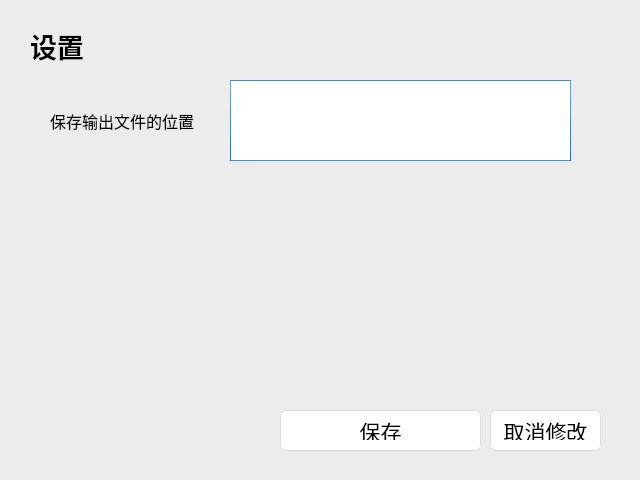
<?xml version="1.0" encoding="UTF-8"?>
<ui version="4.0">
 <class>SettingWindow</class>
 <widget class="QMainWindow" name="SettingWindow">
  <property name="geometry">
   <rect>
    <x>0</x>
    <y>0</y>
    <width>640</width>
    <height>480</height>
   </rect>
  </property>
  <property name="minimumSize">
   <size>
    <width>640</width>
    <height>480</height>
   </size>
  </property>
  <property name="maximumSize">
   <size>
    <width>640</width>
    <height>480</height>
   </size>
  </property>
  <property name="windowTitle">
   <string>MainWindow</string>
  </property>
  <property name="styleSheet">
   <string notr="true">/*
Aqua Style Sheet for QT Applications
Author: Jaime A. Quiroga P.
Company: GTRONICK
Last updated: 22/01/2019, 07:55.
Available at: https://github.com/GTRONICK/QSS/blob/master/Aqua.qss
*/
QMainWindow {
	background-color:#ececec;
}
QTextEdit {
	border-width: 1px;
	border-style: solid;
	border-color: qlineargradient(spread:pad, x1:0.5, y1:1, x2:0.5, y2:0, stop:0 rgba(0, 113, 255, 255), stop:1 rgba(91, 171, 252, 255));
}
QPlainTextEdit {
	border-width: 1px;
	border-style: solid;
	border-color: qlineargradient(spread:pad, x1:0.5, y1:1, x2:0.5, y2:0, stop:0 rgba(0, 113, 255, 255), stop:1 rgba(91, 171, 252, 255));
}
QToolButton {
	border-style: solid;
	border-top-color: qlineargradient(spread:pad, x1:0.5, y1:1, x2:0.5, y2:0, stop:0 rgb(215, 215, 215), stop:1 rgb(222, 222, 222));
	border-right-color: qlineargradient(spread:pad, x1:0, y1:0.5, x2:1, y2:0.5, stop:0 rgb(217, 217, 217), stop:1 rgb(227, 227, 227));
	border-left-color: qlineargradient(spread:pad, x1:0, y1:0.5, x2:1, y2:0.5, stop:0 rgb(227, 227, 227), stop:1 rgb(217, 217, 217));
	border-bottom-color: qlineargradient(spread:pad, x1:0.5, y1:1, x2:0.5, y2:0, stop:0 rgb(215, 215, 215), stop:1 rgb(222, 222, 222));
	border-width: 1px;
	border-radius: 5px;
	color: rgb(0,0,0);
	padding: 2px;
	background-color: rgb(255,255,255);
}
QToolButton:hover{
	border-style: solid;
	border-top-color: qlineargradient(spread:pad, x1:0.5, y1:1, x2:0.5, y2:0, stop:0 rgb(195, 195, 195), stop:1 rgb(222, 222, 222));
	border-right-color: qlineargradient(spread:pad, x1:0, y1:0.5, x2:1, y2:0.5, stop:0 rgb(197, 197, 197), stop:1 rgb(227, 227, 227));
	border-left-color: qlineargradient(spread:pad, x1:0, y1:0.5, x2:1, y2:0.5, stop:0 rgb(227, 227, 227), stop:1 rgb(197, 197, 197));
	border-bottom-color: qlineargradient(spread:pad, x1:0.5, y1:1, x2:0.5, y2:0, stop:0 rgb(195, 195, 195), stop:1 rgb(222, 222, 222));
	border-width: 1px;
	border-radius: 5px;
	color: rgb(0,0,0);
	padding: 2px;
	background-color: rgb(255,255,255);
}
QToolButton:pressed{
	border-style: solid;
	border-top-color: qlineargradient(spread:pad, x1:0.5, y1:1, x2:0.5, y2:0, stop:0 rgb(215, 215, 215), stop:1 rgb(222, 222, 222));
	border-right-color: qlineargradient(spread:pad, x1:0, y1:0.5, x2:1, y2:0.5, stop:0 rgb(217, 217, 217), stop:1 rgb(227, 227, 227));
	border-left-color: qlineargradient(spread:pad, x1:0, y1:0.5, x2:1, y2:0.5, stop:0 rgb(227, 227, 227), stop:1 rgb(217, 217, 217));
	border-bottom-color: qlineargradient(spread:pad, x1:0.5, y1:1, x2:0.5, y2:0, stop:0 rgb(215, 215, 215), stop:1 rgb(222, 222, 222));
	border-width: 1px;
	border-radius: 5px;
	color: rgb(0,0,0);
	padding: 2px;
	background-color: rgb(142,142,142);
}
QPushButton{
	border-style: solid;
	border-top-color: qlineargradient(spread:pad, x1:0.5, y1:1, x2:0.5, y2:0, stop:0 rgb(215, 215, 215), stop:1 rgb(222, 222, 222));
	border-right-color: qlineargradient(spread:pad, x1:0, y1:0.5, x2:1, y2:0.5, stop:0 rgb(217, 217, 217), stop:1 rgb(227, 227, 227));
	border-left-color: qlineargradient(spread:pad, x1:0, y1:0.5, x2:1, y2:0.5, stop:0 rgb(227, 227, 227), stop:1 rgb(217, 217, 217));
	border-bottom-color: qlineargradient(spread:pad, x1:0.5, y1:1, x2:0.5, y2:0, stop:0 rgb(215, 215, 215), stop:1 rgb(222, 222, 222));
	border-width: 1px;
	border-radius: 5px;
	color: rgb(0,0,0);
	font: 16pt &quot;Microsoft YaHei UI&quot;;
	padding: 10px;
	background-color: rgb(255,255,255);
}
QPushButton::default{
	border-style: solid;
	border-top-color: qlineargradient(spread:pad, x1:0.5, y1:1, x2:0.5, y2:0, stop:0 rgb(215, 215, 215), stop:1 rgb(222, 222, 222));
	border-right-color: qlineargradient(spread:pad, x1:0, y1:0.5, x2:1, y2:0.5, stop:0 rgb(217, 217, 217), stop:1 rgb(227, 227, 227));
	border-left-color: qlineargradient(spread:pad, x1:0, y1:0.5, x2:1, y2:0.5, stop:0 rgb(227, 227, 227), stop:1 rgb(217, 217, 217));
	border-bottom-color: qlineargradient(spread:pad, x1:0.5, y1:1, x2:0.5, y2:0, stop:0 rgb(215, 215, 215), stop:1 rgb(222, 222, 222));
	border-width: 1px;
	border-radius: 5px;
	color: rgb(0,0,0);
	font: 16pt &quot;Microsoft YaHei UI&quot;;
	padding: 10px;
	background-color: rgb(255,255,255);
}
QPushButton:hover{
	border-style: solid;
	border-top-color: qlineargradient(spread:pad, x1:0.5, y1:1, x2:0.5, y2:0, stop:0 rgb(195, 195, 195), stop:1 rgb(222, 222, 222));
	border-right-color: qlineargradient(spread:pad, x1:0, y1:0.5, x2:1, y2:0.5, stop:0 rgb(197, 197, 197), stop:1 rgb(227, 227, 227));
	border-left-color: qlineargradient(spread:pad, x1:0, y1:0.5, x2:1, y2:0.5, stop:0 rgb(227, 227, 227), stop:1 rgb(197, 197, 197));
	border-bottom-color: qlineargradient(spread:pad, x1:0.5, y1:1, x2:0.5, y2:0, stop:0 rgb(195, 195, 195), stop:1 rgb(222, 222, 222));
	border-width: 1px;
	border-radius: 5px;
	color: rgb(0,0,0);
	padding: 2px;
	background-color: rgb(255,255,255);
}
QPushButton:pressed{
	border-style: solid;
	border-top-color: qlineargradient(spread:pad, x1:0.5, y1:1, x2:0.5, y2:0, stop:0 rgb(215, 215, 215), stop:1 rgb(222, 222, 222));
	border-right-color: qlineargradient(spread:pad, x1:0, y1:0.5, x2:1, y2:0.5, stop:0 rgb(217, 217, 217), stop:1 rgb(227, 227, 227));
	border-left-color: qlineargradient(spread:pad, x1:0, y1:0.5, x2:1, y2:0.5, stop:0 rgb(227, 227, 227), stop:1 rgb(217, 217, 217));
	border-bottom-color: qlineargradient(spread:pad, x1:0.5, y1:1, x2:0.5, y2:0, stop:0 rgb(215, 215, 215), stop:1 rgb(222, 222, 222));
	border-width: 1px;
	border-radius: 5px;
	color: rgb(0,0,0);
	padding: 2px;
	background-color: rgb(142,142,142);
}
QPushButton:disabled{
	border-style: solid;
	border-top-color: qlineargradient(spread:pad, x1:0.5, y1:1, x2:0.5, y2:0, stop:0 rgb(215, 215, 215), stop:1 rgb(222, 222, 222));
	border-right-color: qlineargradient(spread:pad, x1:0, y1:0.5, x2:1, y2:0.5, stop:0 rgb(217, 217, 217), stop:1 rgb(227, 227, 227));
	border-left-color: qlineargradient(spread:pad, x1:0, y1:0.5, x2:1, y2:0.5, stop:0 rgb(227, 227, 227), stop:1 rgb(217, 217, 217));
	border-bottom-color: qlineargradient(spread:pad, x1:0.5, y1:1, x2:0.5, y2:0, stop:0 rgb(215, 215, 215), stop:1 rgb(222, 222, 222));
	border-width: 1px;
	border-radius: 5px;
	color: #808086;
	padding: 2px;
	background-color: rgb(142,142,142);
}
QLineEdit {
	border-width: 1px; border-radius: 4px;
	border-style: solid;
	border-color: qlineargradient(spread:pad, x1:0.5, y1:1, x2:0.5, y2:0, stop:0 rgba(0, 113, 255, 255), stop:1 rgba(91, 171, 252, 255));
}
QLabel {
	color: #000000;
}
QLCDNumber {
	color: rgb(0, 113, 255, 255);
}
QProgressBar {
	text-align: center;
	color: rgb(240, 240, 240);
	border-width: 1px; 
	border-radius: 10px;
	border-color: rgb(230, 230, 230);
	border-style: solid;
	background-color:rgb(207,207,207);
}
QProgressBar::chunk {
	background-color: qlineargradient(spread:pad, x1:0.5, y1:1, x2:0.5, y2:0, stop:0 rgba(49, 147, 250, 255), stop:1 rgba(34, 142, 255, 255));
	border-radius: 10px;
}
QMenuBar {
	background-color: qlineargradient(spread:pad, x1:0.5, y1:1, x2:0.5, y2:0, stop:0 rgba(207, 209, 207, 255), stop:1 rgba(230, 229, 230, 255));
}
QMenuBar::item {
	color: #000000;
  	spacing: 3px;
  	padding: 1px 4px;
	background-color: qlineargradient(spread:pad, x1:0.5, y1:1, x2:0.5, y2:0, stop:0 rgba(207, 209, 207, 255), stop:1 rgba(230, 229, 230, 255));
}

QMenuBar::item:selected {
  	background-color: qlineargradient(spread:pad, x1:0.5, y1:1, x2:0.5, y2:0, stop:0 rgba(0, 113, 255, 255), stop:1 rgba(91, 171, 252, 255));
	color: #FFFFFF;
}
QMenu::item:selected {
	border-style: solid;
	border-top-color: transparent;
	border-right-color: transparent;
	border-left-color: qlineargradient(spread:pad, x1:0.5, y1:1, x2:0.5, y2:0, stop:0 rgba(0, 113, 255, 255), stop:1 rgba(91, 171, 252, 255));
	border-bottom-color: transparent;
	border-left-width: 2px;
	color: #000000;
	padding-left:15px;
	padding-top:4px;
	padding-bottom:4px;
	padding-right:7px;
}
QMenu::item {
	border-style: solid;
	border-top-color: transparent;
	border-right-color: transparent;
	border-left-color: transparent;
	border-bottom-color: transparent;
	border-bottom-width: 1px;
	color: #000000;
	padding-left:17px;
	padding-top:4px;
	padding-bottom:4px;
	padding-right:7px;
}
QTabWidget {
	color:rgb(0,0,0);
	background-color:#000000;
}
QTabWidget::pane {
		border-color: rgb(223,223,223);
		background-color:rgb(226,226,226);
		border-style: solid;
		border-width: 2px;
    	border-radius: 6px;
}
QTabBar::tab:first {
	border-style: solid;
	border-left-width:1px;
	border-right-width:0px;
	border-top-width:1px;
	border-bottom-width:1px;
	border-top-color: rgb(209,209,209);
	border-left-color: qlineargradient(spread:pad, x1:0.5, y1:1, x2:0.5, y2:0, stop:0 rgba(209, 209, 209, 209), stop:1 rgba(229, 229, 229, 229));
	border-bottom-color: rgb(229,229,229);
	border-top-left-radius: 4px;
	border-bottom-left-radius: 4px;
	color: #000000;
	padding: 3px;
	margin-left:0px;
	background-color: qlineargradient(spread:pad, x1:0.5, y1:1, x2:0.5, y2:0, stop:0 rgba(247, 247, 247, 255), stop:1 rgba(255, 255, 255, 255));
}
QTabBar::tab:last {
	border-style: solid;
	border-width:1px;
	border-top-color: rgb(209,209,209);
	border-left-color: qlineargradient(spread:pad, x1:0.5, y1:1, x2:0.5, y2:0, stop:0 rgba(209, 209, 209, 209), stop:1 rgba(229, 229, 229, 229));
	border-right-color: qlineargradient(spread:pad, x1:0.5, y1:1, x2:0.5, y2:0, stop:0 rgba(209, 209, 209, 209), stop:1 rgba(229, 229, 229, 229));
	border-bottom-color: rgb(229,229,229);
	border-top-right-radius: 4px;
	border-bottom-right-radius: 4px;
	color: #000000;
	padding: 3px;
	margin-left:0px;
	background-color: qlineargradient(spread:pad, x1:0.5, y1:1, x2:0.5, y2:0, stop:0 rgba(247, 247, 247, 255), stop:1 rgba(255, 255, 255, 255));
}
QTabBar::tab {
	border-style: solid;
	border-top-width:1px;
	border-bottom-width:1px;
	border-left-width:1px;
	border-top-color: rgb(209,209,209);
	border-left-color: qlineargradient(spread:pad, x1:0.5, y1:1, x2:0.5, y2:0, stop:0 rgba(209, 209, 209, 209), stop:1 rgba(229, 229, 229, 229));
	border-bottom-color: rgb(229,229,229);
	color: #000000;
	padding: 3px;
	margin-left:0px;
	background-color: qlineargradient(spread:pad, x1:0.5, y1:1, x2:0.5, y2:0, stop:0 rgba(247, 247, 247, 255), stop:1 rgba(255, 255, 255, 255));
}
QTabBar::tab:selected, QTabBar::tab:last:selected, QTabBar::tab:hover {
  	border-style: solid;
  	border-left-width:1px;
	border-right-color: transparent;
	border-top-color: rgb(209,209,209);
	border-left-color: qlineargradient(spread:pad, x1:0.5, y1:1, x2:0.5, y2:0, stop:0 rgba(209, 209, 209, 209), stop:1 rgba(229, 229, 229, 229));
	border-bottom-color: rgb(229,229,229);
	color: #FFFFFF;
	padding: 3px;
	margin-left:0px;
	background-color: qlineargradient(spread:pad, x1:0.5, y1:1, x2:0.5, y2:0, stop:0 rgba(0, 113, 255, 255), stop:1 rgba(91, 171, 252, 255));
}

QTabBar::tab:selected, QTabBar::tab:first:selected, QTabBar::tab:hover {
  	border-style: solid;
  	border-left-width:1px;
  	border-bottom-width:1px;
  	border-top-width:1px;
	border-right-color: transparent;
	border-top-color: rgb(209,209,209);
	border-left-color: qlineargradient(spread:pad, x1:0.5, y1:1, x2:0.5, y2:0, stop:0 rgba(209, 209, 209, 209), stop:1 rgba(229, 229, 229, 229));
	border-bottom-color: rgb(229,229,229);
	color: #FFFFFF;
	padding: 3px;
	margin-left:0px;
	background-color: qlineargradient(spread:pad, x1:0.5, y1:1, x2:0.5, y2:0, stop:0 rgba(0, 113, 255, 255), stop:1 rgba(91, 171, 252, 255));
}

QCheckBox {
	color: #000000;
	padding: 2px;
}
QCheckBox:disabled {
	color: #808086;
	padding: 2px;
}

QCheckBox:hover {
	border-radius:4px;
	border-style:solid;
	padding-left: 1px;
	padding-right: 1px;
	padding-bottom: 1px;
	padding-top: 1px;
	border-width:1px;
	border-color: transparent;
}
QCheckBox::indicator:checked {

	height: 10px;
	width: 10px;
	border-style:solid;
	border-width: 1px;
	border-color: qlineargradient(spread:pad, x1:0.5, y1:1, x2:0.5, y2:0, stop:0 rgba(0, 113, 255, 255), stop:1 rgba(91, 171, 252, 255));
	color: #000000;
	background-color: qlineargradient(spread:pad, x1:0.5, y1:1, x2:0.5, y2:0, stop:0 rgba(0, 113, 255, 255), stop:1 rgba(91, 171, 252, 255));
}
QCheckBox::indicator:unchecked {

	height: 10px;
	width: 10px;
	border-style:solid;
	border-width: 1px;
	border-color: qlineargradient(spread:pad, x1:0.5, y1:1, x2:0.5, y2:0, stop:0 rgba(0, 113, 255, 255), stop:1 rgba(91, 171, 252, 255));
	color: #000000;
}
QRadioButton {
	color: 000000;
	padding: 1px;
}
QRadioButton::indicator:checked {
	height: 10px;
	width: 10px;
	border-style:solid;
	border-radius:5px;
	border-width: 1px;
	border-color: qlineargradient(spread:pad, x1:0.5, y1:1, x2:0.5, y2:0, stop:0 rgba(0, 113, 255, 255), stop:1 rgba(91, 171, 252, 255));
	color: #a9b7c6;
	background-color: qlineargradient(spread:pad, x1:0.5, y1:1, x2:0.5, y2:0, stop:0 rgba(0, 113, 255, 255), stop:1 rgba(91, 171, 252, 255));
}
QRadioButton::indicator:!checked {
	height: 10px;
	width: 10px;
	border-style:solid;
	border-radius:5px;
	border-width: 1px;
	border-color: qlineargradient(spread:pad, x1:0.5, y1:1, x2:0.5, y2:0, stop:0 rgba(0, 113, 255, 255), stop:1 rgba(91, 171, 252, 255));
	color: #a9b7c6;
	background-color: transparent;
}
QStatusBar {
	color:#027f7f;
}
QSpinBox {
	border-style: solid;
	border-width: 1px;
	border-color: qlineargradient(spread:pad, x1:0.5, y1:1, x2:0.5, y2:0, stop:0 rgba(0, 113, 255, 255), stop:1 rgba(91, 171, 252, 255));
}
QDoubleSpinBox {
	border-style: solid;
	border-width: 1px;
	border-color: qlineargradient(spread:pad, x1:0.5, y1:1, x2:0.5, y2:0, stop:0 rgba(0, 113, 255, 255), stop:1 rgba(91, 171, 252, 255));
}
QTimeEdit {
	border-style: solid;
	border-width: 1px;
	border-color: qlineargradient(spread:pad, x1:0.5, y1:1, x2:0.5, y2:0, stop:0 rgba(0, 113, 255, 255), stop:1 rgba(91, 171, 252, 255));
}
QDateTimeEdit {
	border-style: solid;
	border-width: 1px;
	border-color: qlineargradient(spread:pad, x1:0.5, y1:1, x2:0.5, y2:0, stop:0 rgba(0, 113, 255, 255), stop:1 rgba(91, 171, 252, 255));
}
QDateEdit {
	border-style: solid;
	border-width: 1px;
	border-color: qlineargradient(spread:pad, x1:0.5, y1:1, x2:0.5, y2:0, stop:0 rgba(0, 113, 255, 255), stop:1 rgba(91, 171, 252, 255));
}

QToolBox {
	color: #a9b7c6;
	background-color:#000000;
}
QToolBox::tab {
	color: #a9b7c6;
	background-color:#000000;
}
QToolBox::tab:selected {
	color: #FFFFFF;
	background-color:#000000;
}
QScrollArea {
	color: #FFFFFF;
	background-color:#000000;
}
QSlider::groove:horizontal {
	height: 5px;
	background-color: qlineargradient(spread:pad, x1:0.5, y1:1, x2:0.5, y2:0, stop:0 rgba(49, 147, 250, 255), stop:1 rgba(34, 142, 255, 255));
}
QSlider::groove:vertical {
	width: 5px;
	background-color: qlineargradient(spread:pad, x1:0.5, y1:1, x2:0.5, y2:0, stop:0 rgba(49, 147, 250, 255), stop:1 rgba(34, 142, 255, 255));
}
QSlider::handle:horizontal {
	background: rgb(253,253,253);
	border-style: solid;
	border-width: 1px;
	border-color: rgb(207,207,207);
	width: 12px;
	margin: -5px 0;
	border-radius: 7px;
}
QSlider::handle:vertical {
	background: rgb(253,253,253);
	border-style: solid;
	border-width: 1px;
	border-color: rgb(207,207,207);
	height: 12px;
	margin: 0 -5px;
	border-radius: 7px;
}
QSlider::add-page:horizontal {
    background: rgb(181,181,181);
}
QSlider::add-page:vertical {
    background: rgb(181,181,181);
}
QSlider::sub-page:horizontal {
    background-color: qlineargradient(spread:pad, x1:0.5, y1:1, x2:0.5, y2:0, stop:0 rgba(49, 147, 250, 255), stop:1 rgba(34, 142, 255, 255));
}
QSlider::sub-page:vertical {
    background-color: qlineargradient(spread:pad, y1:0.5, x1:1, y2:0.5, x2:0, stop:0 rgba(49, 147, 250, 255), stop:1 rgba(34, 142, 255, 255));
}
QScrollBar:horizontal {
	max-height: 20px;
	border: 1px transparent grey;
	margin: 0px 20px 0px 20px;
}
QScrollBar:vertical {
	max-width: 20px;
	border: 1px transparent grey;
	margin: 20px 0px 20px 0px;
}
QScrollBar::handle:horizontal {
	background: rgb(253,253,253);
	border-style: solid;
	border-width: 1px;
	border-color: rgb(207,207,207);
	border-radius: 7px;
	min-width: 25px;
}
QScrollBar::handle:horizontal:hover {
	background: rgb(253,253,253);
	border-style: solid;
	border-width: 1px;
	border-color: rgb(147, 200, 200);
	border-radius: 7px;
	min-width: 25px;
}
QScrollBar::handle:vertical {
	background: rgb(253,253,253);
	border-style: solid;
	border-width: 1px;
	border-color: rgb(207,207,207);
	border-radius: 7px;
	min-height: 25px;
}
QScrollBar::handle:vertical:hover {
	background: rgb(253,253,253);
	border-style: solid;
	border-width: 1px;
	border-color: rgb(147, 200, 200);
	border-radius: 7px;
	min-height: 25px;
}
QScrollBar::add-line:horizontal {
   border: 2px transparent grey;
   border-top-right-radius: 7px;
   border-bottom-right-radius: 7px;
   background: rgba(34, 142, 255, 255);
   width: 20px;
   subcontrol-position: right;
   subcontrol-origin: margin;
}
QScrollBar::add-line:horizontal:pressed {
   border: 2px transparent grey;
   border-top-right-radius: 7px;
   border-bottom-right-radius: 7px;
   background: rgb(181,181,181);
   width: 20px;
   subcontrol-position: right;
   subcontrol-origin: margin;
}
QScrollBar::add-line:vertical {
   border: 2px transparent grey;
   border-bottom-left-radius: 7px;
   border-bottom-right-radius: 7px;
   background: rgba(34, 142, 255, 255);
   height: 20px;
   subcontrol-position: bottom;
   subcontrol-origin: margin;
}
QScrollBar::add-line:vertical:pressed {
   border: 2px transparent grey;
   border-bottom-left-radius: 7px;
   border-bottom-right-radius: 7px;
   background: rgb(181,181,181);
   height: 20px;
   subcontrol-position: bottom;
   subcontrol-origin: margin;
}
QScrollBar::sub-line:horizontal {
   border: 2px transparent grey;
   border-top-left-radius: 7px;
   border-bottom-left-radius: 7px;
   background: rgba(34, 142, 255, 255);
   width: 20px;
   subcontrol-position: left;
   subcontrol-origin: margin;
}
QScrollBar::sub-line:horizontal:pressed {
   border: 2px transparent grey;
   border-top-left-radius: 7px;
   border-bottom-left-radius: 7px;
   background: rgb(181,181,181);
   width: 20px;
   subcontrol-position: left;
   subcontrol-origin: margin;
}
QScrollBar::sub-line:vertical {
   border: 2px transparent grey;
   border-top-left-radius: 7px;
   border-top-right-radius: 7px;
   background: rgba(34, 142, 255, 255);
   height: 20px;
   subcontrol-position: top;
   subcontrol-origin: margin;
}
QScrollBar::sub-line:vertical:pressed {
   border: 2px transparent grey;
   border-top-left-radius: 7px;
   border-top-right-radius: 7px;
   background: rgb(181,181,181);
   height: 20px;
   subcontrol-position: top;
   subcontrol-origin: margin;
}
QScrollBar::left-arrow:horizontal {
   border: 1px transparent grey;
   border-top-left-radius: 3px;
   border-bottom-left-radius: 3px;
   width: 6px;
   height: 6px;
   background: white;
}
QScrollBar::right-arrow:horizontal {
   border: 1px transparent grey;
   border-top-right-radius: 3px;
   border-bottom-right-radius: 3px;
   width: 6px;
   height: 6px;
   background: white;
}
QScrollBar::up-arrow:vertical {
   border: 1px transparent grey;
   border-top-left-radius: 3px;
   border-top-right-radius: 3px;
   width: 6px;
   height: 6px;
   background: white;
}
QScrollBar::down-arrow:vertical {
   border: 1px transparent grey;
   border-bottom-left-radius: 3px;
   border-bottom-right-radius: 3px;
   width: 6px;
   height: 6px;
   background: white;
}
QScrollBar::add-page:horizontal, QScrollBar::sub-page:horizontal {
   background: none;
}
QScrollBar::add-page:vertical, QScrollBar::sub-page:vertical {
   background: none;
}</string>
  </property>
  <widget class="QWidget" name="centralwidget">
   <widget class="QLabel" name="label">
    <property name="geometry">
     <rect>
      <x>30</x>
      <y>20</y>
      <width>101</width>
      <height>51</height>
     </rect>
    </property>
    <property name="font">
     <font>
      <family>更纱黑体 UI SC</family>
      <pointsize>20</pointsize>
      <bold>true</bold>
     </font>
    </property>
    <property name="text">
     <string>设置</string>
    </property>
   </widget>
   <widget class="QTextEdit" name="output_save_location">
    <property name="geometry">
     <rect>
      <x>230</x>
      <y>80</y>
      <width>341</width>
      <height>81</height>
     </rect>
    </property>
   </widget>
   <widget class="QLabel" name="label_2">
    <property name="geometry">
     <rect>
      <x>50</x>
      <y>90</y>
      <width>161</width>
      <height>61</height>
     </rect>
    </property>
    <property name="font">
     <font>
      <family>等距更纱黑体 Slab SC</family>
      <pointsize>12</pointsize>
     </font>
    </property>
    <property name="text">
     <string>保存输出文件的位置</string>
    </property>
   </widget>
   <widget class="QPushButton" name="save_setting_button">
    <property name="geometry">
     <rect>
      <x>280</x>
      <y>410</y>
      <width>201</width>
      <height>41</height>
     </rect>
    </property>
    <property name="font">
     <font>
      <family>Microsoft YaHei UI</family>
      <pointsize>16</pointsize>
      <italic>false</italic>
      <bold>false</bold>
     </font>
    </property>
    <property name="text">
     <string>保存</string>
    </property>
   </widget>
   <widget class="QPushButton" name="cancel_setting_button">
    <property name="geometry">
     <rect>
      <x>490</x>
      <y>410</y>
      <width>111</width>
      <height>41</height>
     </rect>
    </property>
    <property name="font">
     <font>
      <family>Microsoft YaHei UI</family>
      <pointsize>16</pointsize>
      <italic>false</italic>
      <bold>false</bold>
     </font>
    </property>
    <property name="text">
     <string>取消修改</string>
    </property>
   </widget>
  </widget>
 </widget>
 <resources/>
 <connections>
  <connection>
   <sender>save_setting_button</sender>
   <signal>clicked()</signal>
   <receiver>SettingWindow</receiver>
   <slot>save_setting()</slot>
   <hints>
    <hint type="sourcelabel">
     <x>427</x>
     <y>430</y>
    </hint>
    <hint type="destinationlabel">
     <x>416</x>
     <y>353</y>
    </hint>
   </hints>
  </connection>
  <connection>
   <sender>cancel_setting_button</sender>
   <signal>clicked()</signal>
   <receiver>SettingWindow</receiver>
   <slot>cancel_setting()</slot>
   <hints>
    <hint type="sourcelabel">
     <x>550</x>
     <y>422</y>
    </hint>
    <hint type="destinationlabel">
     <x>522</x>
     <y>352</y>
    </hint>
   </hints>
  </connection>
 </connections>
 <slots>
  <slot>save_setting()</slot>
  <slot>cancel_setting()</slot>
 </slots>
</ui>
